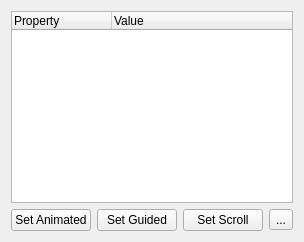
                   <widget class="QWidget" name="sectDataL">
                    <layout class="QVBoxLayout" name="verticalLayout_16">
                     <item>
                      <widget class="QTreeWidget" name="sectionDataTreeW">
                       <column>
                        <property name="text">
                         <string>Property</string>
                        </property>
                       </column>
                       <column>
                        <property name="text">
                         <string>Value</string>
                        </property>
                       </column>
                      </widget>
                     </item>
                     <item>
                      <layout class="QHBoxLayout" name="sectionDataBtnL">
                       <item>
                        <widget class="QPushButton" name="pushButton_4">
                         <property name="text">
                          <string>Set Animated</string>
                         </property>
                        </widget>
                       </item>
                       <item>
                        <widget class="QPushButton" name="pushButton_3">
                         <property name="text">
                          <string>Set Guided</string>
                         </property>
                        </widget>
                       </item>
                       <item>
                        <widget class="QPushButton" name="pushButton_5">
                         <property name="text">
                          <string>Set Scroll</string>
                         </property>
                        </widget>
                       </item>
                       <item>
                        <widget class="QToolButton" name="toolButton_2">
                         <property name="text">
                          <string>...</string>
                         </property>
                        </widget>
                       </item>
                      </layout>
                     </item>
                    </layout>
                   </widget>
